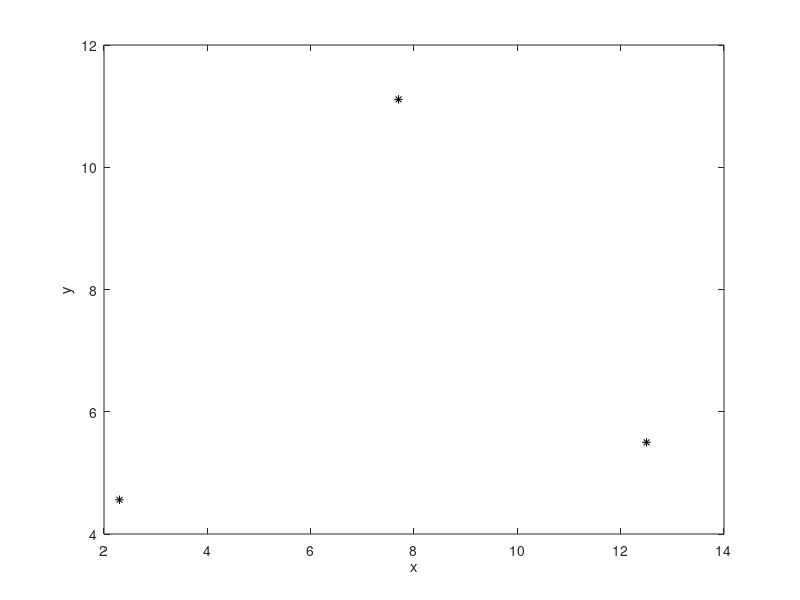

This figure's MATLAB source:
fid = fopen('xypoints.dat');
 
if fid == -1
    disp('File open not successful')
else
   % Create x and y vectors for the data points
   % Using fscanf
   
   mat = fscanf(fid,'%c%f%c%f\n', [4 inf]);
   x = mat(2,:);
   y = mat(4,:);

   % Plot the points
   plot(x,y,'k*')
   xlabel('x')
   ylabel('y')
   
   % Close the file
   closeresult = fclose(fid);   
   if closeresult == 0
       disp('File close successful')
   else
       disp('File close not successful')
   end
end
